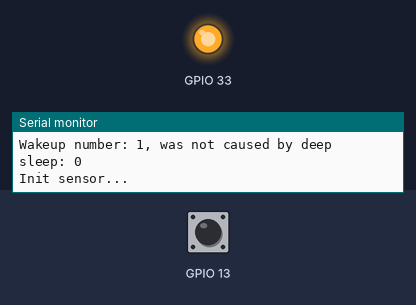
Simulated run of this sketch. Board: ESP32. Parts: output pins drawn as LEDs (lit = HIGH), the last lines printed to the serial monitor. Inputs (shaded band) come from the test bench; at power-on: GPIO 13 HIGH. At 61.0 s the program puts the board to deep sleep or switches it off; the recording ends there.

Above: at 0.1 s.
At 60.1 s:
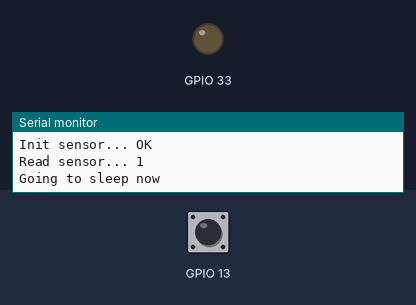
Timing chart, 0 to 61.0 s (numbered marks = the images above):
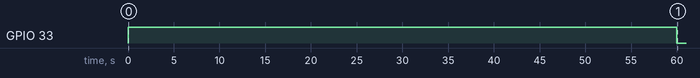

The sketch:

PyrWakeup.ino
```cpp
// TEST PYR HC-SR501 wake up
// ESP32-CAM


// RTC 8k mem
RTC_DATA_ATTR int bootCount = 0;


void doWakeup()
{
  Serial.print("Wakeup number: " + String(bootCount) + ", ");
  esp_sleep_wakeup_cause_t wakeupReason = esp_sleep_get_wakeup_cause();
  switch(wakeupReason)
  {
    case ESP_SLEEP_WAKEUP_EXT0 : Serial.println("caused by external signal using RTC_IO"); break;
    case ESP_SLEEP_WAKEUP_EXT1 : Serial.println("caused by external signal using RTC_CNTL"); break;
    case ESP_SLEEP_WAKEUP_TIMER : Serial.println("caused by timer"); break;
    case ESP_SLEEP_WAKEUP_TOUCHPAD : Serial.println("caused by touchpad"); break;
    case ESP_SLEEP_WAKEUP_ULP : Serial.println("caused by ULP program"); break;
    default : Serial.printf("was not caused by deep sleep: %d\n",wakeupReason); break;
  }
}

void redLight(int state)
{
  if (state == 1) {
    digitalWrite(GPIO_NUM_33, HIGH);
  } else {
    digitalWrite(GPIO_NUM_33, LOW);
  }
}

void getSensor()
{
  int sensorValue = digitalRead(GPIO_NUM_13);
  Serial.println(sensorValue, DEC);
}

void doSleep()
{
  Serial.println("Going to sleep now");
  esp_sleep_enable_ext0_wakeup(GPIO_NUM_13, HIGH);
  delay(1000);
  esp_deep_sleep_start();
}

void setup()
{
  pinMode(GPIO_NUM_33, OUTPUT);
  pinMode(GPIO_NUM_13, INPUT_PULLUP);

  Serial.begin(115200);
  Serial.println("********************************************************");

  ++bootCount;

  redLight(1);

  doWakeup();

  // init PYR by waiting
  Serial.print("Init sensor... ");
  if (bootCount == 1) {
    delay(60*1000);
  } else {
    delay(1000);
  }
  Serial.println("OK");

  // Read sensor value
  Serial.print("Read sensor... ");
  getSensor();

  redLight(0);

  doSleep();
}

void loop()
{
  //int sensorValue = digitalRead(inputPin);
  //Serial.println(sensorValue, DEC);
  //delay(100);
}
```

Measured:
- by itself, GPIO 33: LOW → HIGH at 0.00 s, → LOW 60.0 s later
